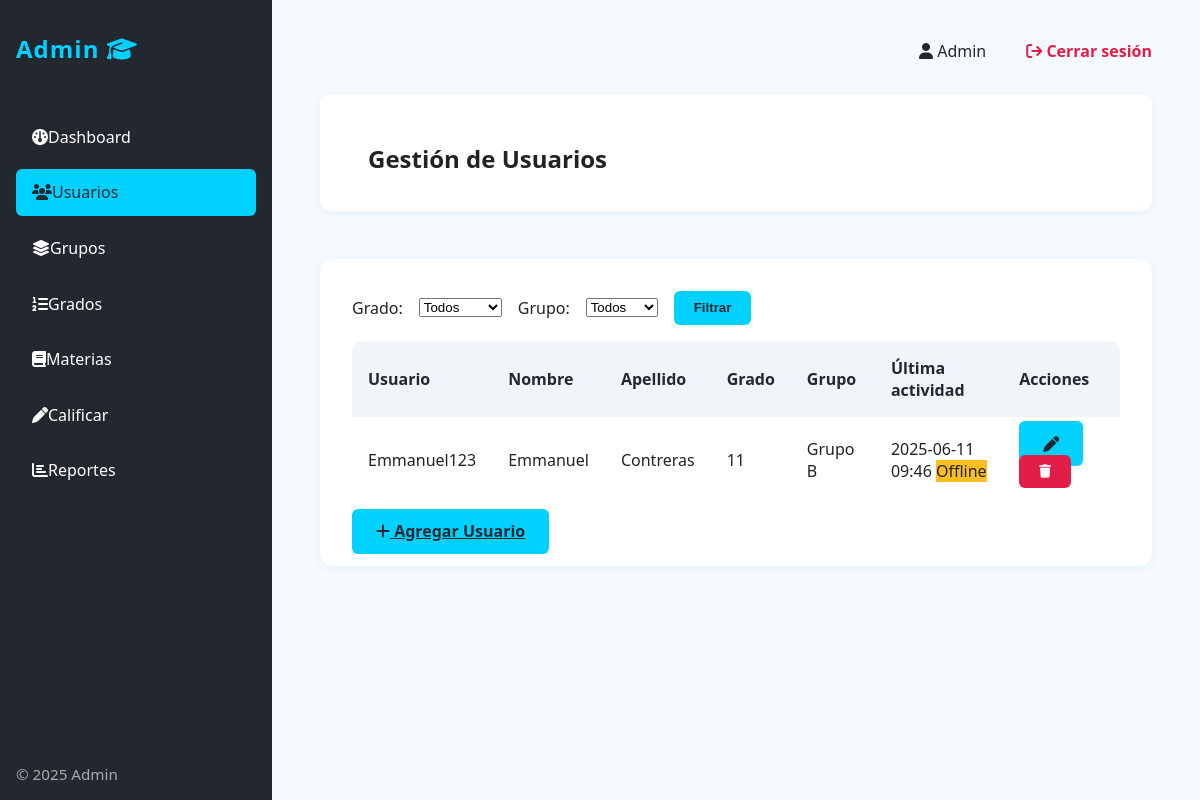
The app's page /admin/users (signed in) with its own data.
### models.py (models this page shows)
class User(db.Model):
    id = db.Column(db.Integer, primary_key=True)
    username = db.Column(db.String(50), unique=True, nullable=False)
    password_hash = db.Column(db.String(128), nullable=False)
    first_name = db.Column(db.String(50), nullable=False)
    last_name = db.Column(db.String(50), nullable=False)
    is_admin = db.Column(db.Boolean, default=False)
    grade_level_id = db.Column(db.Integer, db.ForeignKey('grade_level.id'), nullable=True)
    group_id = db.Column(db.Integer, db.ForeignKey('group.id'), nullable=True)
    last_activity_at = db.Column(db.DateTime)
    created_at = db.Column(db.DateTime, default=datetime.utcnow)
    tasks = relationship('Task', backref='user', cascade="all, delete-orphan")
    class_schedules = relationship('ClassSchedule', backref='user', cascade="all, delete-orphan")
    student_subjects = db.relationship('StudentSubject', backref='user', lazy='dynamic')
    grades = db.relationship('Grade', backref='user', lazy='dynamic')
    attendances = db.relationship('Attendance', backref='user', lazy='dynamic')
    behaviors = db.relationship('Behavior', backref='user', lazy='dynamic')

class GradeLevel(db.Model):
    id = db.Column(db.Integer, primary_key=True)
    name = db.Column(db.String(50), unique=True, nullable=False)
    description = db.Column(db.Text)
    created_at = db.Column(db.DateTime, default=datetime.utcnow)
    users = relationship('User', backref='grade_level', cascade="all, delete-orphan")

class Group(db.Model):
    id = db.Column(db.Integer, primary_key=True)
    name = db.Column(db.String(50), unique=True, nullable=False)
    description = db.Column(db.Text)
    created_at = db.Column(db.DateTime, default=datetime.utcnow)
    users = relationship('User', backref='group', cascade="all, delete-orphan")

### app.py (the view)
    def wrapped_view(*args, **kwargs):
        if g.user is None or not g.user.is_admin:
            flash("Acceso solo para administradores.", "danger")
            return redirect(url_for("login"))
        return view(*args, **kwargs)

### app.py (called while the page is built)
@app.before_request
def load_logged_in_user():
    user_id = session.get('user_id')
    if user_id is None:
        g.user = None
    else:
        g.user = User.query.get(user_id)
        if g.user:
            g.user.last_activity_at = datetime.utcnow()
            db.session.commit()

@app.context_processor
def inject_globals():
    now_aware = datetime.now(timezone.utc)
    return dict(current_user=g.user, current_year=now_aware.year, now=lambda: now_aware)

def admin_required(view):
    def wrapped_view(*args, **kwargs):
        if g.user is None or not g.user.is_admin:
            flash("Acceso solo para administradores.", "danger")
            return redirect(url_for("login"))
        return view(*args, **kwargs)
    wrapped_view.__name__ = view.__name__
    return wrapped_view

@app.route("/admin/users")
@admin_required
def admin_users():
    grade_level_id = request.args.get("grade_level")
    group_id = request.args.get("group")
    query = User.query.filter_by(is_admin=False)
    if grade_level_id:
        query = query.filter_by(grade_level_id=grade_level_id)
    if group_id:
        query = query.filter_by(group_id=group_id)
    users = query.all()
    grade_levels = GradeLevel.query.all()
    groups = Group.query.all()
    return render_template(
        "admin_users.html",
        users=users,
        grade_levels=grade_levels,
        groups=groups,
        selected_grade=grade_level_id,
        selected_group=group_id
    )

### templates/admin_users.html (shortened to what this page needs)
{% extends 'base.html' %}
{% block content_admin %}
<h2 class="admin-card">Gestión de Usuarios</h2>
<div class="admin-card">
<form method="get" class="filters" style="margin-bottom:1em; display:flex; gap:1em; align-items:center;">
    <label>Grado:</label>
    <select name="grade_level">
        <option value="">Todos</option>
    </select>
    <label>Grupo:</label>
    <select name="group">
        <option value="">Todos</option>
    </select>
    <button type="submit" class="admin-btn">Filtrar</button>
</form>
<table class="admin-table">
    <thead>
        <tr>
            <th>Usuario</th>
            <th>Nombre</th>
            <th>Apellido</th>
            <th>Grado</th>
            <th>Grupo</th>
            <th>Última actividad</th>
            <th>Acciones</th>
        </tr>
    </thead>
    <tbody>
        {% for user in users %}
        <tr>
            <td>{{ user.username }}</td>
            <td>{{ user.first_name }}</td>
            <td>{{ user.last_name }}</td>
            <td>{{ user.grade_level.name if user.grade_level else '' }}</td>
            <td>{{ user.group.name if user.group else '' }}</td>
            <td>
                {% if user.last_activity_at %}
                    {{ user.last_activity_at.strftime('%Y-%m-%d %H:%M') }}
                    {% set now_naive = now().replace(tzinfo=None) %}
                    {% set last_naive = user.last_activity_at.replace(tzinfo=None) %}
                    {% if (now_naive - last_naive).total_seconds() < 300 %}
                        <span class="badge" style="background:#22c55e;">Online</span>
                    {% else %}
                        <span class="badge" style="background:#fbbf24;">Offline</span>
                    {% endif %}
                {% else %}
                    <span class="badge" style="background:#fbbf24;">Sin actividad</span>
                {% endif %}
            </td>
            <td>
                <a href="{{ url_for('admin_edit_user', user_id=user.id) }}" class="admin-btn"><i class="fa-solid fa-pen"></i></a>
                <form action="{{ url_for('admin_delete_user', user_id=user.id) }}" method="post" style="display:inline;" onsubmit="return confirm('¿Seguro que deseas eliminar este usuario?');">
                    <button type="submit" class="admin-btn admin-btn-danger"><i class="fa-solid fa-trash"></i></button>
                </form>
            </td>
        </tr>
        {% endfor %}
    </tbody>
</table>
<a href="{{ url_for('admin_add_user') }}" class="admin-btn"><i class="fa-solid fa-plus"></i> Agregar Usuario</a>
</div>
{% endblock %}

### templates/base.html (shortened to what this page needs)
{% if current_user and current_user.is_admin %}
<!DOCTYPE html>
<html>
<head>
    <link rel="stylesheet" type="text/css" href="{{ url_for('static', filename='admin.css')}}" />
    <link rel="stylesheet" href="https://cdnjs.cloudflare.com/ajax/libs/font-awesome/6.4.0/css/all.min.css"/>
</head>
<body>
    <div class="admin-layout">
        <nav class="admin-sidebar">
            <div class="logo">Admin <i class="fa-solid fa-graduation-cap"></i></div>
            <a href="{{ url_for('admin_dashboard') }}" class="{% if request.endpoint == 'admin_dashboard' %}active{% endif %}"><i class="fa-solid fa-gauge"></i> Dashboard</a>
            <a href="{{ url_for('admin_users') }}" class="{% if 'admin_users' in request.endpoint %}active{% endif %}"><i class="fa-solid fa-users"></i> Usuarios</a>
            <a href="{{ url_for('admin_groups') }}" class="{% if 'admin_groups' in request.endpoint %}active{% endif %}"><i class="fa-solid fa-layer-group"></i> Grupos</a>
            <a href="{{ url_for('admin_grade_levels') }}" class="{% if 'admin_grade_levels' in request.endpoint %}active{% endif %}"><i class="fa-solid fa-list-ol"></i> Grados</a>
            <a href="{{ url_for('admin_subjects') }}" class="{% if 'admin_subjects' in request.endpoint %}active{% endif %}"><i class="fa-solid fa-book"></i> Materias</a>
            <a href="{{ url_for('admin_grade_students') }}" class="{% if 'admin_grade_students' in request.endpoint %}active{% endif %}"><i class="fa-solid fa-pen"></i> Calificar</a>
            <a href="{{ url_for('admin_reports') }}" class="{% if 'admin_reports' in request.endpoint %}active{% endif %}"><i class="fa-solid fa-chart-bar"></i> Reportes</a>
            <div class="sidebar-footer">
                <span>&copy; {{ current_year }} Admin</span>
            </div>
        </nav>
        <main class="admin-main">
            <div class="admin-header">
                <span class="user"><i class="fa-solid fa-user"></i> {{ current_user.first_name }}</span>
                <a href="{{ url_for('logout') }}" class="logout"><i class="fa-solid fa-arrow-right-from-bracket"></i> Cerrar sesión</a>
            </div>
            {% block content_admin %}{% endblock %}
        </main>
    </div>
</body>
</html>
{% endif %}

### static/admin.css (style rules this page uses)
body { font-family: 'Segoe UI', Arial, sans-serif; background: #f6fafd; margin: 0; padding: 0; color: #222; }
.admin-layout { display: flex; min-height: 100vh; background: #f6fafd; }
.admin-sidebar { width: 240px; background: #23272f; color: #fff; display: flex; flex-direction: column; padding: 2em 1em 1em 1em; box-shadow: 2px 0 8px rgba(0,0,0,0.07); }
.admin-sidebar .logo { font-size: 1.5em; font-weight: bold; margin-bottom: 2em; color: #00d1ff; letter-spacing: 1px; }
.admin-sidebar a { color: #fff; text-decoration: none; padding: 0.8em 1em; border-radius: 6px; margin-bottom: 0.5em; font-weight: 500; display: flex; align-items: center; transition: background 0.2s; }
.admin-sidebar a.active, .admin-sidebar a:hover { background: #00d1ff; color: #23272f; }
.admin-sidebar .sidebar-footer { margin-top: auto; font-size: 0.95em; color: #aaa; }
.admin-main { flex: 1; padding: 2.5em 3em; background: #f6fafd; }
.admin-header { display: flex; justify-content: flex-end; align-items: center; margin-bottom: 2em; }
.admin-header .user { font-weight: 500; margin-right: 1.5em; color: #23272f; }
.admin-header .logout { color: #e11d48; text-decoration: none; font-weight: bold; margin-left: 1em; }
.admin-card { background: #fff; border-radius: 12px; box-shadow: 0 2px 8px rgba(37,99,235,0.08); padding: 2em 2em 1.5em 2em; margin-bottom: 2em; }
.admin-table { width: 100%; border-collapse: collapse; background: #fff; margin: 1em 0; border-radius: 10px; overflow: hidden; }
.admin-table th, .admin-table td { padding: 1em; text-align: left; }
.admin-table th { background: #f1f5f9; color: #23272f; font-weight: bold; }
.admin-btn { background: #00d1ff; color: #23272f; border: none; padding: 0.7em 1.5em; border-radius: 6px; font-weight: bold; cursor: pointer; margin-right: 0.5em; transition: background 0.2s; }
.admin-btn-danger { background: #e11d48; color: #fff; }

### records on screen
User: first_name "Admin"
User: username "Emmanuel123", first_name "Emmanuel", last_name "Contreras", grade_level "11", group "Grupo B", last_activity_at "2025-06-11 09:46"
